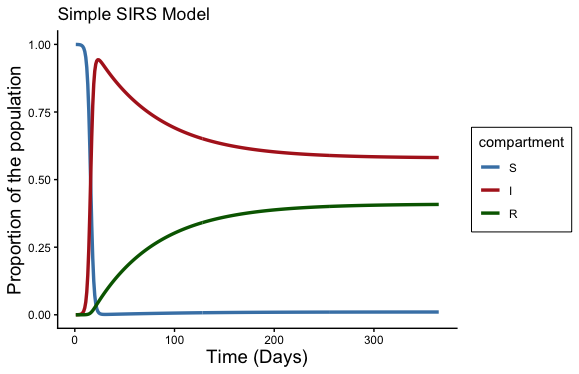

The R source for this figure:
# Very simplified SIRS model using syphilis as an example

# -----------------------------------------------------------------------------
# IMPORTANT ASSUMPTIONS!!!
# (1) Single-stage disease without treatment
# (2) Closed population ignoring population dynamics
#     -- birth/death/new susceptibles are not considered i.e. fixed population size 
# -----------------------------------------------------------------------------

# Load libraries
suppressPackageStartupMessages(library(tidyverse))
suppressPackageStartupMessages(library(deSolve))

# Set initial population state
init_state <- c(S = 9999,
                I = 1,
                R = 0)

# ODE parameters
# -- Use average data from Garnett et al. (1997) paper (10.1097/00007435-199704000-00002)
# -- Also referred Feldman & Mishra (2019) paper (10.1016/j.idm.2019.09.002)

# Beta = Transmission rate
# -- Transmission probability per partner is around 60%

# Gamma = Recovery rate
# -- Mean infectious period of syphillis is 154 days

# Omega = Reinfection rate among recovered
# -- Mean duration to relapse is 108
params <- c(beta = 0.627,
            gamma = 0.0065,  # 1/154
            omega = 0.0092)   # 1/108

# Time length (days)
time <- seq(from = 1,
            to = 365,
            by = 1)

# SIRS model function
SIRS <- function(time, state, parameters){
  with(as.list(c(state, parameters)),{
    N = S + I + R
    dS = (-beta * S * I / N) + (omega * R)
    dI = (beta * S * I / N) - (gamma * I)
    dR = (gamma * I) - (omega * R)
    return(list(c(dS, dI, dR)))
  })
}

# Solve the SIR model
output_SIR <- as.data.frame(ode(y = init_state, 
                                times = time,
                                func = SIRS,
                                parms = params))

# Convert to long format for plotting
output_SIR_long <- reshape2::melt(output_SIR, id = "time")
colnames(output_SIR_long) <- c("time", "compartment", "population")

# Plot populations over time
ggplot(data = output_SIR_long,          
       aes(x = time, y = population/10000, colour = compartment, group = compartment)) +  
  geom_line(size = 1.2) +
  labs(x = "Time (Days)", y = "Proportion of the population", title = "Simple SIRS Model") +
  scale_color_manual(values = c("steelblue", "firebrick", "darkgreen")) +
  theme_classic() +
  theme(legend.box.background = element_rect(fill = "transparent"),
        legend.background = element_rect(fill = "transparent"),
        axis.title = element_text(size = 14))
